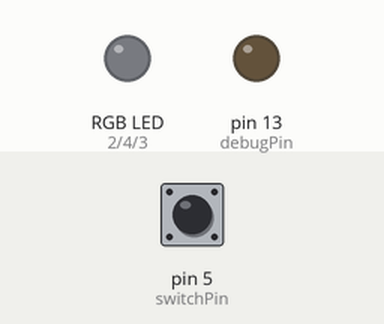
Recording of a sketch running on a simulated Arduino Uno, built with avr-gcc and run on an emulated ATmega328P. On the bench: an RGB LED mixed from three pins (HIGH = lit), output pins drawn as LEDs (lit = HIGH). Dashed ring = blinking. The inputs (shaded band) are chosen by the test bench; at power-on: pin 5 (switchPin) HIGH. Dim RGB values are drawn brighter than linear; random numbers use the default seed unless the sketch sets one.

Above: at 2.2 s.
2.3 s: pin 5 (switchPin) pulled LOW for 0.15 s
At 4.16 s:
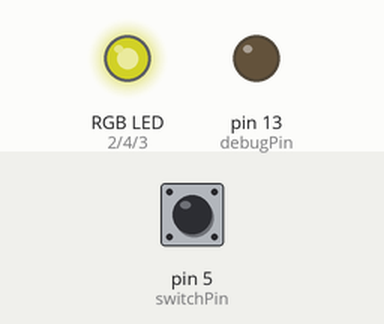
5.3 s: pin 5 (switchPin) pulled LOW for 1 s
At 6.61 s:
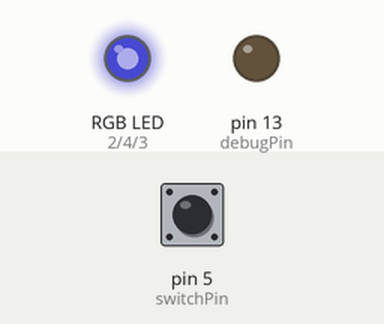
8.3 s: pin 5 (switchPin) pulled LOW for 0.15 s
At 8.92 s:
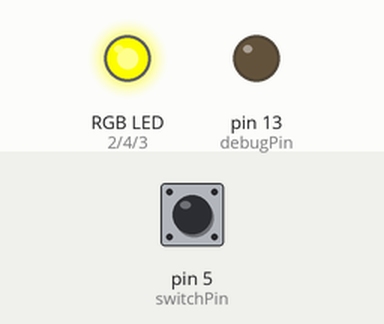
11.3 s: pin 5 (switchPin) pulsed LOW 5 times (0.12 s each, 0.3 s apart)
At 11.54 s:
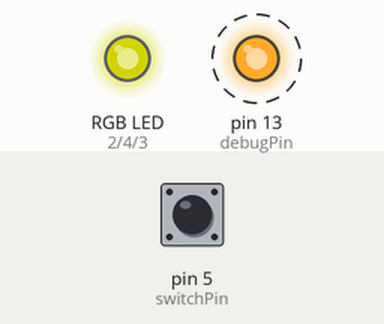
Timing chart, 0 to 14.3 s (numbered marks = the images above; inputs shaded):
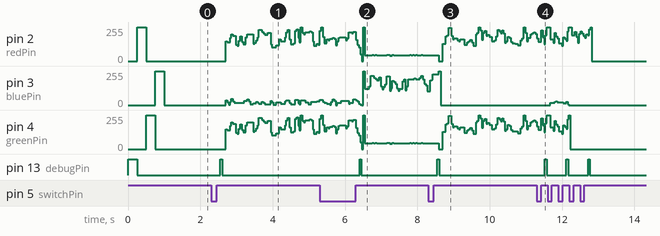

Measured:
- after the input at 5.3 s, pin 13 (debugPin): LOW → HIGH after 1.1 s, → LOW 0.05 s later
- after the input at 8.3 s, pin 13 (debugPin): LOW → HIGH after 0.25 s, → LOW 0.05 s later
- after the input at 11.3 s, pin 3 (bluePin): 0/255 → 17/255 after 0.37 s, → 21/255 0.12 s later, → 14/255 0.24 s later, → 0/255 0.08 s later; pin 13 (debugPin): alternates HIGH for 0.05 s and LOW for 0.55 s, 6 changes in all, then stays LOW, starting after 0.22 s

The sketch:

candle2.ino
```cpp
/*========================================================*/
/*
  LED Candle Demo v0.2b (Full Version)
  by Scott Hudson, HCI Institute, CMU 1/10

  This program provides a demo of basic techniques (push button input and
  driving some LEDs) in the form of a simulated candle created with an RGB
  LED.

  Hardware
  This code assumes a push button (normally open) switch and three LEDs or
  a combined RBG LED.  The switch and each of the LEDs should be attached to
  a separate digital I/O pin (as indicated in the constants below).  The LEDs
  are assumed to be connected as common cathode attached to ground and should should
  each have a current limiting resistor (probably in the 200-500 ohm range for 5v
  hardware).  The switch is assumed to have a pull-down resistor (so is high when
  depressed and low when released).

  Operation
  Candle is initially off.  When you press the button it turns on and flickers
  with a default yellow-white color.  Each time you subsequently press the button
  it cycles to a new base color, then eventually back to being off.  Nothing in
  particular is done to save power when the candle is off.

  Revisions
  1/10  Initial version v0.1a
  1/10  Split into 3 progressively more complete versions v0.2a
  1/12  Small tweek to update for wierdness in handling typedefs in later IDE versions  v0.2b
*/
/*========================================================*/

/*------- Hardware configuration -------*/
const int  switchPin = 5;        // pin with switch attached
const int  redPin = 2;           // pin red LED is attached to
const int  greenPin = 4;         // pin for green LED
const int  bluePin = 3;          // pin for blue LED
const byte debugPin = 13;        // pin that we put debug output on (set to 255 to disable)
                                 // (most Arduino's have a built in LED on pin 13...)

/*------- Data structures for system state -------*/

/* Structure to track and debounce the state of a push button switch */
typedef struct switchTracker {
  int lastReading;       // last raw value read
  long lastChangeTime;   // last time the raw value changed
  byte pin;              // the pin this is tracking changes on
  byte switchState;      // debounced state of the switch
} switchTrack;

// Note (v0.2b): due to some wierdness in the ordering of generated code, typdefs as above no longer
// fully work unless they are in .h files.  In particular, you can't do the above and then declare
// a function parameter using the type name.  Rather than introduce an additional file, we have just used
// the raw struct type in parameter declarations as a small work around.

/* Fill in a switchTrack structure to start tracking/debouncing a switch
   on the given pin.
*/
void initSwitchTrack(struct switchTracker &sw, int swPin) {
  pinMode(swPin, INPUT);
  sw.lastReading = digitalRead(swPin);
  sw.lastChangeTime = millis();
  sw.pin = swPin;
  sw.switchState = sw.lastReading;
}

// Structure representing the color and duration of one flicker segment
typedef struct flickerVal {
  byte redV, greenV, blueV;   // 0..255 to represent 0%-100% on time (hence percieved intensity)
  unsigned int flickDur;      // duration in msec
} flickerValues;

/*------- Global system state -------*/
const byte FLAME_OFF = 0;    // constant indicating candle is off
const byte MAX_COLOR = 5;    // index of largest flame color
byte flameMode = FLAME_OFF;  // should be set to FLAME_OFF or a flame color 1..MAX_COLOR
switchTrack switchInput;     // tracking / debounce information for our switch

/*-------------------------------------------*/
/* Flash the debug LED for the given time in msec.  The LED is on for flashMSec then held
   off for the same amount of time (so this routine takes 2*flashMSec total).
 */
void dbgFlash(int flashMSec) {
  if (debugPin != 255) {
    digitalWrite(debugPin,HIGH); delay(flashMSec);
    digitalWrite(debugPin,LOW); delay(flashMSec);
  }
}

/*-------------------------------------------*/
/* Initializization code (run once via call from Arduino framework) */
void setup() {
  // establish direction of pins we are using for LEDs
  pinMode(redPin, OUTPUT); pinMode(greenPin, OUTPUT); pinMode(bluePin, OUTPUT);

  // set up debounce tracker on our switch input pin (sets mode to INPUT)
  initSwitchTrack(switchInput, switchPin);

  // drive the RGB LEDs in sequence so we know they are alive and hooked up right
  if (debugPin != 255) {
    pinMode(debugPin, OUTPUT);
    digitalWrite(debugPin,HIGH); delay(250); digitalWrite(debugPin,LOW);
    digitalWrite(redPin,HIGH); delay(250); digitalWrite(redPin,LOW);
    digitalWrite(greenPin,HIGH); delay(250); digitalWrite(greenPin,LOW);
    digitalWrite(bluePin,HIGH); delay(250); digitalWrite(bluePin,LOW);
  }
}

/* Main routine (called repeated by from the Arduino framework) */
void loop() {
  // do a flicker segment
  flick();
}

/*-------------------------------------------*/
/* Using a time based debounce, test whether a switch should be considered to have
   changed state since the last call to this routine for the switch, and track the
   current state of the switch in the given switch tracking structure (sw).  The switch
   will be consided to be in a new state only after it has held that state for debounceTime msec
   or longer.  sw.switchState will be set to 1 when the switch should be considered pressed
   and 0 when it should be considered released.  This routine will return true when the
   switch is in a new state compared to the last call to this routine, false otherwise.

   Note: this routine must be called frequently to operate correctly.
   Note: this code is here to make the demo a little more stand alone (nothing to import),
         but in other cases you might want to consider using the code from Bounce.h instead.
*/
boolean switchChange(struct switchTracker &sw) {
  // switch must stay stable this long (in msec) to register
  const long debounceTime = 100;

  // default to no change until we find out otherwise
  boolean result = false;

  // get the current raw reading from the switch
 int reading = digitalRead(sw.pin);

  // if the raw reading has changed (by noise or actual press/release) reset change time to now
  if (reading != sw.lastReading) sw.lastChangeTime = millis();
  sw.lastReading = reading;

  // if time since the last change is longer than the required dwell
  if ((millis() - sw.lastChangeTime) > debounceTime) {
    // note whether we are changing
    result = (reading != sw.switchState);
    // in any case the value has been stable and so the reported state
    // should now match the current raw reading
    sw.switchState = reading;
  }
  return result;
}

/*-------------------------------------------*/
/* Routine to pick pick a random color in some range (depending on what the current
   flameMode is) and a duration to hold that color (again depending on what the current
   flameMode is).
*/
void pickColor(struct flickerVal &result) {
    switch (flameMode) {
    default: // if we find a flame mode we don't understand here, force us to off
    case FLAME_OFF:
      flameMode = FLAME_OFF;
      result.redV = result.greenV = result.blueV = 0;
      result.flickDur = 100;
      return;

    case 1: /* yellow-white */
      result.redV = result.greenV = (byte)random(127,255);  // equal red and green gives yellow
      result.blueV = (byte)random(0,64); // add in some blue to make it (randomly) more towards white
      result.flickDur = (unsigned int)random(50,100);   // duration in msec
      return;

    case 2: /* bluish */
      result.redV = result.greenV = (byte)random(64,64);
      result.blueV = (byte)random(127,255);
      result.flickDur = (unsigned int)random(50,100);
      return;

    case 3: /* pure yellow */
      result.redV = result.greenV = (byte)random(127,255);  // equal red and green gives yellow
      result.blueV = 0;
      result.flickDur = (unsigned int)random(50,100);
      return;

    case 4: /* fast flickering yellow-white */
      result.redV = result.greenV = (byte)random(127,255);  // equal red and green gives yellow
      result.blueV = (byte)random(0,64); // add in some blue to make it (randomly) more towards white
      result.flickDur = (unsigned int)random(0,10);
      return;

    case 5: /* pure red */
      result.redV = random(127,255);
      result.greenV = result.blueV = 0;
      result.flickDur = (unsigned int)random(50,100);
      return;
  }
}

/*-------------------------------------------*/
/* Routine to do one element of flicker in a randomly chosen color for a randomly chosen
   duration (both picked by pickColor() based on the current flameMode).
 */
void flick(void) {
  // pick a color and duration based on the flameMode
  flickerValues flk;
  pickColor(flk);

  // loop to continue lighting for the selected duration
  unsigned long startTime = millis();
  while (millis() - startTime < flk.flickDur) {

    // turn all the non-zero LEDs on
    if (flk.redV != 0) digitalWrite(redPin, HIGH);
    if (flk.greenV != 0) digitalWrite(greenPin, HIGH);
    if (flk.blueV != 0) digitalWrite(bluePin, HIGH);

    // count out 255 units of LED intensity.  We will leave each LED on for
    // some percentage of those as specified by its 0..255 intensity value.
    for (int cnt = 0; cnt < 255; cnt++) {
      // if we are at the setting for a particular color, turn it off
      if (cnt >= flk.redV) digitalWrite(redPin, LOW);
      if (cnt >= flk.greenV) digitalWrite(greenPin, LOW);
      if (cnt >= flk.blueV) digitalWrite(bluePin, LOW);

      // see if the switch has been pressed
      if (switchChange(switchInput) && switchInput.switchState == 1 /* pressed */) {
        // move to the next flameMode and bail out of this flicker segment now
        flameMode++;  if (flameMode > MAX_COLOR) flameMode = 0;
        dbgFlash(50);  // debug flash so we know the switch input is working right
        goto done;
      }
    } // end for
  } // end while

  done:
  // turn off all LEDs
  digitalWrite(redPin,LOW);
  digitalWrite(greenPin,LOW);
  digitalWrite(bluePin,LOW);
}
```
